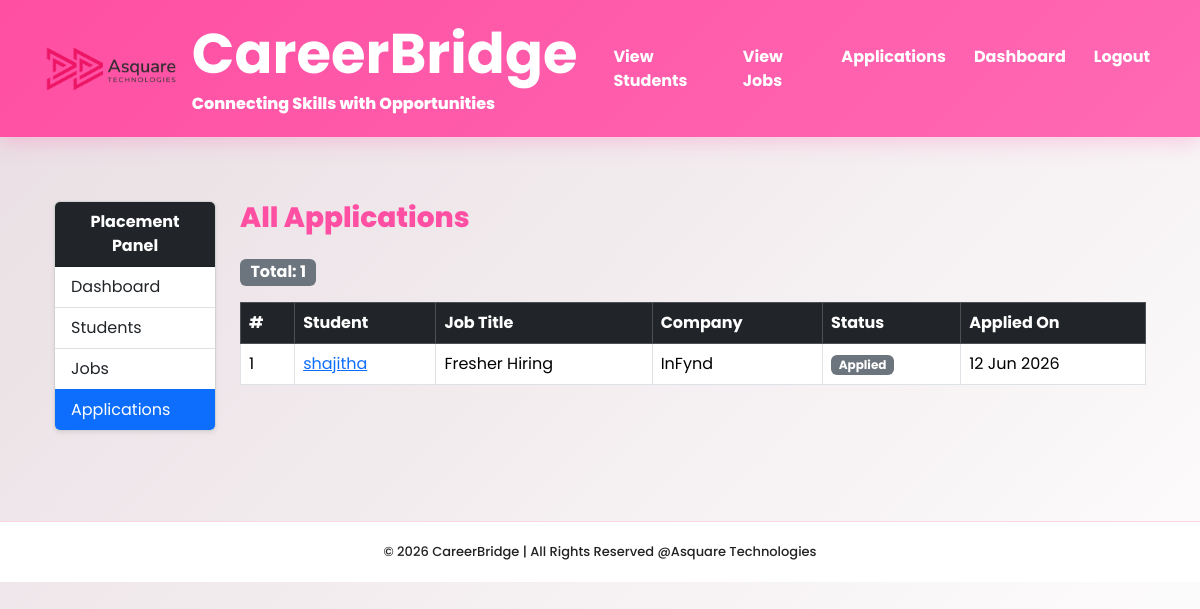
The page /applications/ (signed in) on the database its author committed.
### placements/models.py (models this page shows, shortened)
class JobApplication(models.Model):
    STATUS_CHOICES = [
        ('Applied', 'Applied'),
        ('Call Received', 'Call Received'),
        ('Interview Scheduled', 'Interview Scheduled'),
        ('Interview Attended', 'Interview Attended'),
        ('Offer Received', 'Offer Received'),
        ('Joined', 'Joined'),
    ]
    student = models.ForeignKey(
        StudentProfile,
        on_delete=models.CASCADE
    )
    job = models.ForeignKey(
        JobPosting,
        on_delete=models.CASCADE
    )
    status = models.CharField(
        max_length=50,
        choices=STATUS_CHOICES,
        default='Applied'
    )
    applied_on = models.DateTimeField(auto_now_add=True)

class StudentProfile(models.Model):
    user = models.OneToOneField(
        User,
        on_delete=models.CASCADE
    )
    phone = models.CharField(max_length=20)
    location = models.CharField(max_length=100)
    qualification = models.CharField(max_length=100)
    college = models.CharField(max_length=200)
    passout_year = models.IntegerField()
    skills = models.TextField()
    preferred_job_role = models.CharField(max_length=100)
    github = models.URLField(blank=True)
    linkedin = models.URLField(blank=True)
    portfolio = models.URLField(blank=True)
    resume = models.FileField(
        upload_to='resumes/',
        blank=True,
        null=True
    )

class JobPosting(models.Model):
    company_name = models.CharField(max_length=200)
    job_title = models.CharField(max_length=200)
    location = models.CharField(max_length=200)
    package = models.CharField(max_length=100)
    apply_link = models.URLField()
    description = models.TextField()
    company_logo = models.ImageField(
        upload_to='company_logos/',
        blank=True,
        null=True
    )
    image = models.ImageField(
        upload_to='job_images/',
        blank=True,
        null=True
    )
    created_at = models.DateTimeField(auto_now_add=True)
    class Meta:
        ordering = ['-created_at']

### accounts/decorators.py (the view)
    def wrapper(
        request,
        *args,
        **kwargs
        ):
        if not request.user.is_staff:
            return HttpResponseForbidden(
                "Access Denied"
                )
        return view_func(
            request,
            *args,
            **kwargs
            )

### placements/views.py (called while the page is built)
@login_required
@placement_required
def application_list(request):
    applications = JobApplication.objects.select_related('student', 'job')
    return render(request, 'placement/application_list.html', {'applications': applications})

### templates/placement/application_list.html (shortened to what this page needs)
{% extends 'base.html' %}
{% block content %}
<div class="container-fluid mt-4">
  <div class="row">
    <div class="col-md-2">
      <div class="card shadow-sm">
        <div class="card-header bg-dark text-white text-center">
          <strong>Placement Panel</strong>
        </div>
        <div class="list-group list-group-flush">
          <a href="{% url 'placement_dashboard' %}" class="list-group-item list-group-item-action">Dashboard</a>
          <a href="{% url 'student_list' %}" class="list-group-item list-group-item-action">Students</a>
          <a href="{% url 'job_list' %}" class="list-group-item list-group-item-action">Jobs</a>
          <a href="{% url 'application_list' %}" class="list-group-item list-group-item-action active">Applications</a>
        </div>
      </div>
    </div>
    <div class="col-md-10">
      <h3 class="mb-4">All Applications</h3>
      <div class="mb-3 d-flex gap-2 flex-wrap">
        <span class="badge bg-secondary fs-6">Total: {{ applications|length }}</span>
      </div>
      <table class="table table-bordered table-hover">
        <thead class="table-dark">
          <tr>
            <th>#</th>
            <th>Student</th>
            <th>Job Title</th>
            <th>Company</th>
            <th>Status</th>
            <th>Applied On</th>
          </tr>
        </thead>
        <tbody>
          {% for app in applications %}
          <tr>
            <td>{{ forloop.counter }}</td>
            <td>
              <a href="{% url 'student_detail' app.student.id %}">
                {{ app.student.user.get_full_name|default:app.student.user.username }}
              </a>
            </td>
            <td>{{ app.job.job_title }}</td>
            <td>{{ app.job.company_name }}</td>
            <td>
              {% if app.status == 'Applied' %}
                <span class="badge bg-secondary">{{ app.status }}</span>
              {% elif app.status == 'Call Received' %}
                <span class="badge bg-info text-dark">{{ app.status }}</span>
              {% elif app.status == 'Interview Scheduled' %}
                <span class="badge bg-primary">{{ app.status }}</span>
              {% elif app.status == 'Interview Attended' %}
                <span class="badge bg-warning text-dark">{{ app.status }}</span>
              {% elif app.status == 'Offer Received' %}
                <span class="badge bg-success">{{ app.status }}</span>
              {% elif app.status == 'Joined' %}
                <span class="badge bg-dark">{{ app.status }}</span>
              {% endif %}
            </td>
            <td>{{ app.applied_on|date:"d M Y" }}</td>
          </tr>
          {% empty %}
          <tr>
            <td colspan="6" class="text-center text-muted">No applications yet.</td>
          </tr>
          {% endfor %}
        </tbody>
      </table>
    </div>
  </div>
</div>
{% endblock %}

### templates/base.html (style rules this page uses)
* { margin:0; padding:0; box-sizing:border-box; font-family:'Poppins',sans-serif; }
body { background:linear-gradient(135deg,#e8dde2,#ffffff); min-height:100vh; }
h1,h2,h3,h4,h5 { color:#ff4fa3; font-weight:800; }

### rows shown on the page
JobApplication: student.user.get_full_name "shajitha", job.job_title "Fresher Hiring", job.company_name "InFynd", status "Applied", applied_on "12 Jun 2026"

### other values the page prints
{{ applications|length }} "1"
